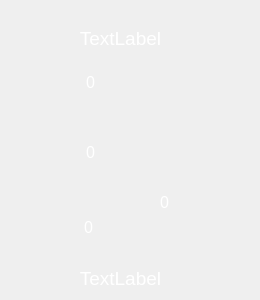
<?xml version="1.0" encoding="UTF-8"?>
<ui version="4.0">
 <class>FrameThermo</class>
 <widget class="QFrame" name="FrameThermo">
  <property name="geometry">
   <rect>
    <x>0</x>
    <y>0</y>
    <width>260</width>
    <height>300</height>
   </rect>
  </property>
  <property name="windowTitle">
   <string>Frame</string>
  </property>
  <property name="styleSheet">
   <string notr="true"/>
  </property>
  <widget class="QLabel" name="lbTitle">
   <property name="geometry">
    <rect>
     <x>50</x>
     <y>26</y>
     <width>141</width>
     <height>25</height>
    </rect>
   </property>
   <property name="font">
    <font>
     <pointsize>14</pointsize>
    </font>
   </property>
   <property name="styleSheet">
    <string notr="true">background: radial-gradient(circle, #10215C 0%, #070F29 100%);
background-color: transparent;
color:white;</string>
   </property>
   <property name="text">
    <string>TextLabel</string>
   </property>
   <property name="alignment">
    <set>Qt::AlignCenter</set>
   </property>
  </widget>
  <widget class="QLabel" name="lbUnit">
   <property name="geometry">
    <rect>
     <x>35</x>
     <y>266</y>
     <width>171</width>
     <height>25</height>
    </rect>
   </property>
   <property name="font">
    <font>
     <pointsize>14</pointsize>
    </font>
   </property>
   <property name="styleSheet">
    <string notr="true">background: radial-gradient(circle, #10215C 0%, #070F29 100%);
background-color: transparent;
color:white;</string>
   </property>
   <property name="text">
    <string>TextLabel</string>
   </property>
   <property name="alignment">
    <set>Qt::AlignCenter</set>
   </property>
  </widget>
  <widget class="QLabel" name="lbValueL">
   <property name="geometry">
    <rect>
     <x>22</x>
     <y>215</y>
     <width>71</width>
     <height>25</height>
    </rect>
   </property>
   <property name="font">
    <font>
     <pointsize>12</pointsize>
    </font>
   </property>
   <property name="styleSheet">
    <string notr="true">background: radial-gradient(circle, #10215C 0%, #070F29 100%);
background-color: transparent;
color:white;</string>
   </property>
   <property name="text">
    <string>0</string>
   </property>
   <property name="alignment">
    <set>Qt::AlignRight|Qt::AlignTrailing|Qt::AlignVCenter</set>
   </property>
  </widget>
  <widget class="QLabel" name="lbValueM">
   <property name="geometry">
    <rect>
     <x>24</x>
     <y>140</y>
     <width>71</width>
     <height>25</height>
    </rect>
   </property>
   <property name="font">
    <font>
     <pointsize>12</pointsize>
    </font>
   </property>
   <property name="styleSheet">
    <string notr="true">background: radial-gradient(circle, #10215C 0%, #070F29 100%);
background-color: transparent;
color:white;</string>
   </property>
   <property name="text">
    <string>0</string>
   </property>
   <property name="alignment">
    <set>Qt::AlignRight|Qt::AlignTrailing|Qt::AlignVCenter</set>
   </property>
  </widget>
  <widget class="QLabel" name="lbValueH">
   <property name="geometry">
    <rect>
     <x>24</x>
     <y>70</y>
     <width>71</width>
     <height>25</height>
    </rect>
   </property>
   <property name="font">
    <font>
     <pointsize>12</pointsize>
    </font>
   </property>
   <property name="styleSheet">
    <string notr="true">background: radial-gradient(circle, #10215C 0%, #070F29 100%);
background-color: transparent;
color:white;</string>
   </property>
   <property name="text">
    <string>0</string>
   </property>
   <property name="alignment">
    <set>Qt::AlignRight|Qt::AlignTrailing|Qt::AlignVCenter</set>
   </property>
  </widget>
  <widget class="QLabel" name="lbValue">
   <property name="geometry">
    <rect>
     <x>160</x>
     <y>190</y>
     <width>70</width>
     <height>25</height>
    </rect>
   </property>
   <property name="font">
    <font>
     <pointsize>12</pointsize>
    </font>
   </property>
   <property name="styleSheet">
    <string notr="true">background: radial-gradient(circle, #10215C 0%, #070F29 100%);
background-color: transparent;
color:white;</string>
   </property>
   <property name="text">
    <string>0</string>
   </property>
   <property name="alignment">
    <set>Qt::AlignLeading|Qt::AlignLeft|Qt::AlignVCenter</set>
   </property>
  </widget>
 </widget>
 <resources/>
 <connections/>
</ui>
